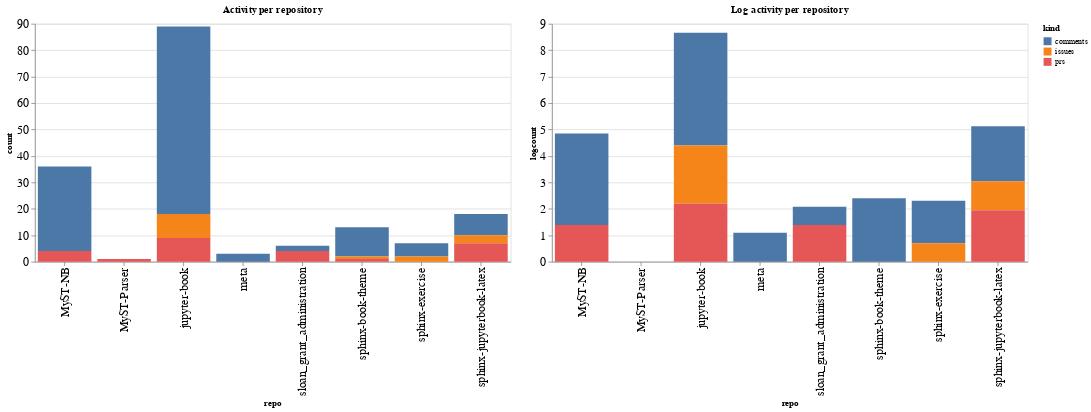

This figure's notebook cell:
### Code cell
ch1 = alt.Chart(repo_summaries, width=600, title="Activity per repository").mark_bar().encode(
    x='repo',
    y='count',
    color='kind',
    tooltip="kind"
)

ch2 = alt.Chart(repo_summaries, width=600, title="Log activity per repository").mark_bar().encode(
    x='repo',
    y='logcount',
    color='kind',
    tooltip="kind"
)

ch1 | ch2

### Figure 1 — Vega-Lite specification as saved in the notebook (floating-point values rounded to 4 significant figures)
{"config": {"axisLeft": {"labelFontSize": 15}, "axisBottom": {"labelFontSize": 15}}, "hconcat": [{"mark": "bar", "encoding": {"color": {"type": "nominal", "field": "kind"}, "tooltip": {"type": "nominal", "field": "kind"}, "x": {"type": "nominal", "field": "repo"}, "y": {"type": "quantitative", "field": "count"}}, "title": "Activity per repository", "width": 600}, {"mark": "bar", "encoding": {"color": {"type": "nominal", "field": "kind"}, "tooltip": {"type": "nominal", "field": "kind"}, "x": {"type": "nominal", "field": "repo"}, "y": {"type": "quantitative", "field": "logcount"}}, "title": "Log activity per repository", "width": 600}], "data": {"name": "data-4eee6ab35e798067ae48d976b39509de"}, "$schema": "https://vega.github.io/schema/vega-lite/v4.8.1.json", "datasets": {"data-4eee6ab35e798067ae48d976b39509de": [{"repo": "MyST-NB", "kind": "comments", "count": 32, "logcount": 3.466}, {"repo": "MyST-NB", "kind": "prs", "count": 4, "logcount": 1.386}, {"repo": "MyST-Parser", "kind": "prs", "count": 1, "logcount": 0.0}, {"repo": "jupyter-book", "kind": "comments", "count": 71, "logcount": 4.263}, {"repo": "jupyter-book", "kind": "issues", "count": 9, "logcount": 2.197}, {"repo": "jupyter-book", "kind": "prs", "count": 9, "logcount": 2.197}, {"repo": "meta", "kind": "comments", "count": 3, "logcount": 1.099}, {"repo": "sloan_grant_administration", "kind": "comments", "count": 2, "logcount": 0.6931}, {"repo": "sloan_grant_administration", "kind": "prs", "count": 4, "logcount": 1.386}, {"repo": "sphinx-book-theme", "kind": "comments", "count": 11, "logcount": 2.398}, {"repo": "sphinx-book-theme", "kind": "issues", "count": 1, "logcount": 0.0}, {"repo": "sphinx-book-theme", "kind": "prs", "count": 1, "logcount": 0.0}, {"repo": "sphinx-exercise", "kind": "comments", "count": 5, "logcount": 1.609}, {"repo": "sphinx-exercise", "kind": "issues", "count": 2, "logcount": 0.6931}, {"repo": "sphinx-jupyterbook-latex", "kind": "comments", "count": 8, "logcount": 2.079}, {"repo": "sphinx-jupyterbook-latex", "kind": "issues", "count": 3, "logcount": 1.099}, {"repo": "sphinx-jupyterbook-latex", "kind": "prs", "count": 7, "logcount": 1.946}]}}
